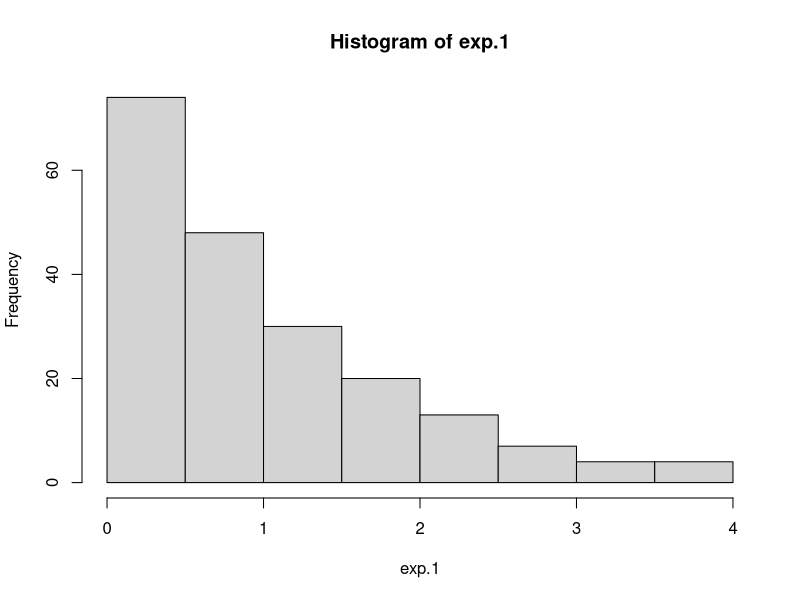
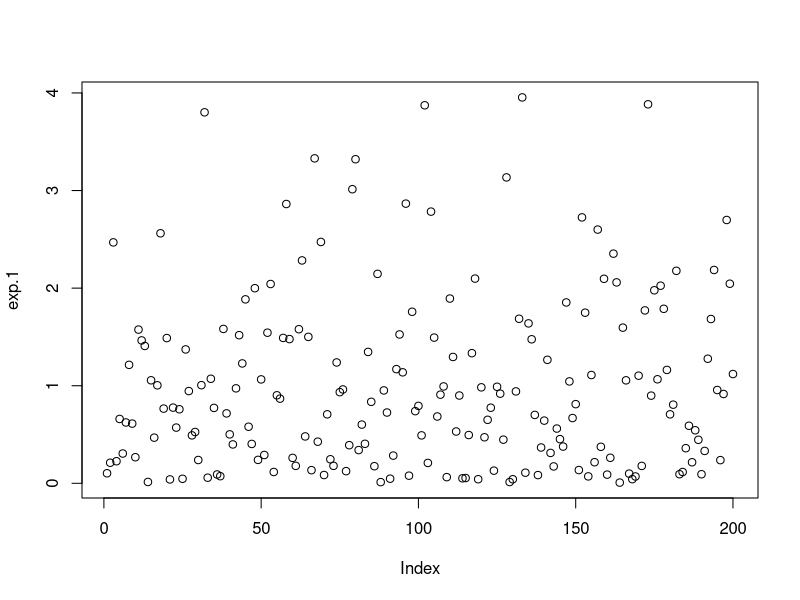
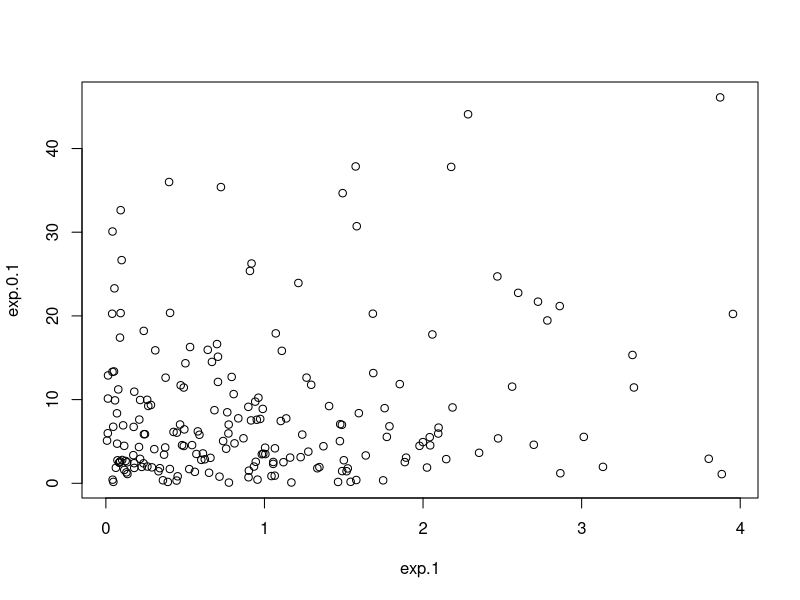
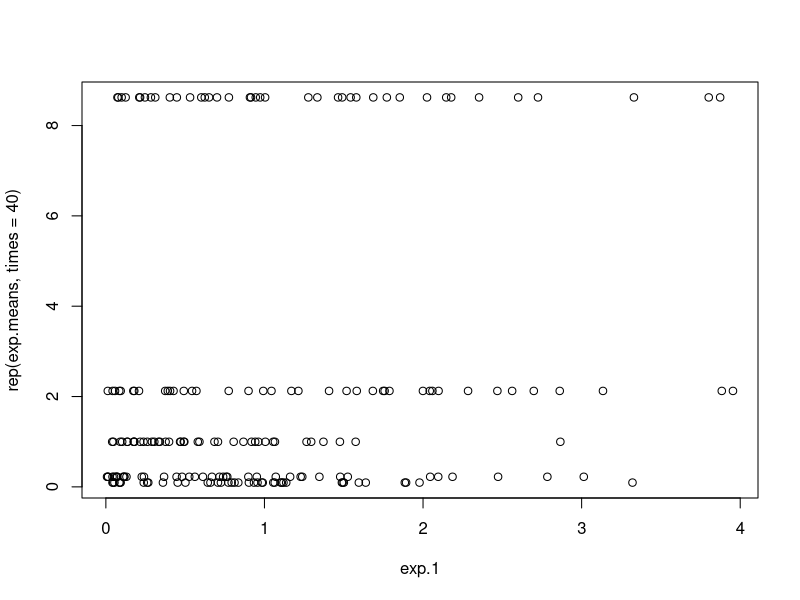
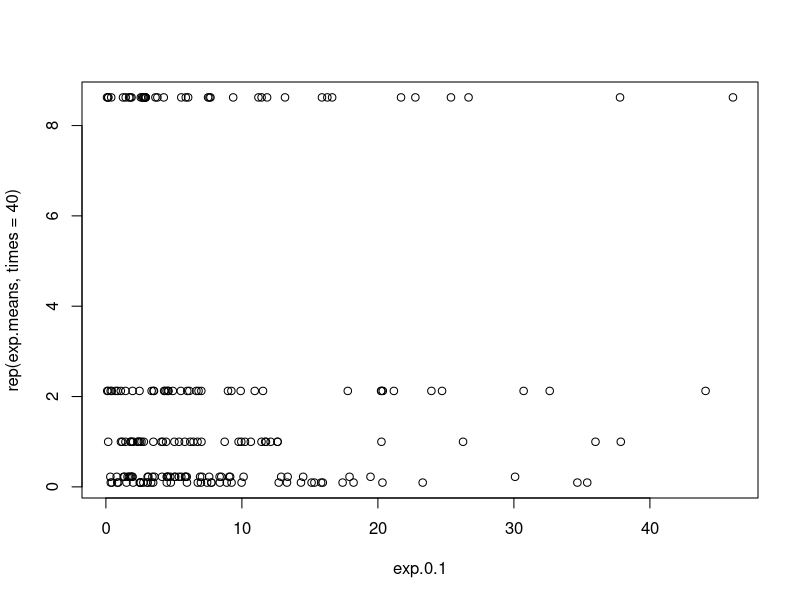
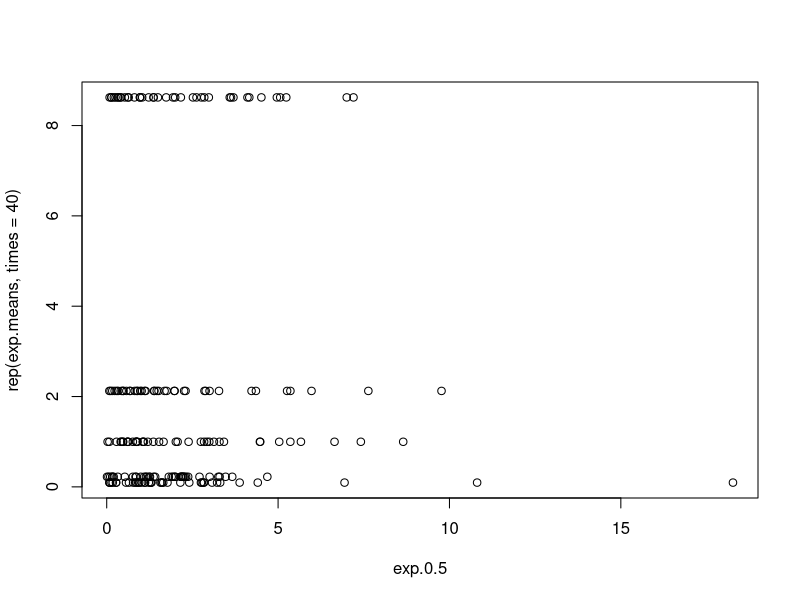
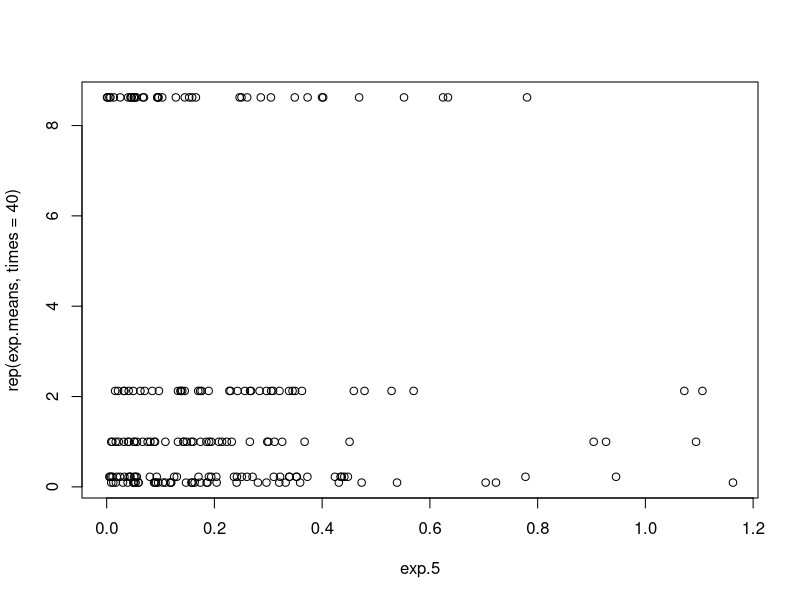
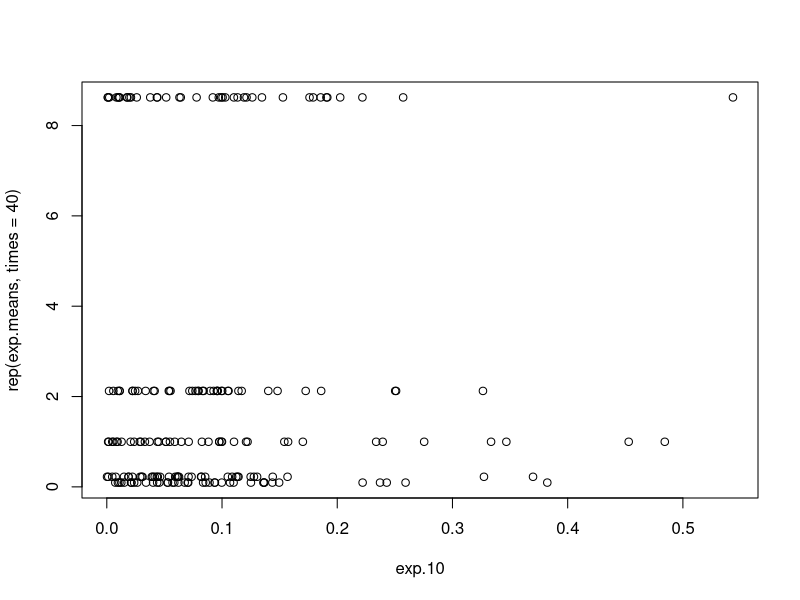

The R script that drew these images, in order:
#' ---
#' author: "Zhenyok Nazedwox"
#' ---

# -------------------------------------------------- Task 1 --------------------------------------------------
# 1
exp.1 = rexp(n = 200)
exp.1.mean = mean(exp.1)
exp.1.sd = sd(exp.1)
# 3.i
hist(exp.1)
# 3.ii
plot(exp.1)

# 2
exp.0.1 = rexp(n = 200, rate = 0.1)
exp.0.1.mean = mean(exp.0.1)
exp.0.1.sd = sd(exp.0.1)
# 3.iii
plot(exp.1, exp.0.1)

# 2
exp.0.5 = rexp(n = 200, rate = 0.5)
exp.0.5.mean = mean(exp.0.5)
exp.0.5.sd = sd(exp.0.5)

# 2
exp.5 = rexp(n = 200, rate = 5)
exp.5.mean = mean(exp.5)
exp.5.sd = sd(exp.5)

# 2
exp.10 = rexp(n = 200, rate = 10)
exp.10.mean = mean(exp.10)
exp.10.sd = sd(exp.10)

# 4
exp.means = c(
  exp.1.mean,
  exp.0.1.mean,
  exp.0.5.mean,
  exp.5.mean,
  exp.10.mean
)
exp.sds = c(
  exp.1.sd,
  exp.0.1.sd,
  exp.0.5.sd,
  exp.5.sd,
  exp.10.sd
  )
# 4.i
plot(exp.1, rep(exp.means, times = 40))
plot(exp.0.1, rep(exp.means, times = 40))
plot(exp.0.5, rep(exp.means, times = 40))
plot(exp.5, rep(exp.means, times = 40))
plot(exp.10, rep(exp.means, times = 40))

# 4.ii
plot(exp.1, rep(exp.sds, times = 40))
plot(exp.0.1, rep(exp.sds, times = 40))
plot(exp.0.5, rep(exp.sds, times = 40))
plot(exp.5, rep(exp.sds, times = 40))
plot(exp.10, rep(exp.sds, times = 40))

# 4.iii
plot(exp.means, exp.sds)

# -------------------------------------------------- Task 2 --------------------------------------------------
huge.exp.1 = rexp(1100000)
huge.exp.1.mean = mean(huge.exp.1)
huge.exp.1.sd = sd(huge.exp.1)

# гистограмма соответсвует гистограмме функции 1-e^(-x)
# так как использовалась функция стандартного
# экспоненциального распределения (lambda = 1)
hist(huge.exp.1)

huge.exp.1.more.1 = huge.exp.1[huge.exp.1 > 1]
huge.exp.1.more.1.mean = mean(huge.exp.1.more.1)

huge.exp.1.mat = matrix(huge.exp.1, nrow = 1100, ncol = 1000)
# гистограмма выглядит так же, как и для вектора
hist(huge.exp.1.mat)

huge.exp.1.mat.col.137.mean = mean(huge.exp.1.mat[,137])

huge.exp.1.col.means = apply(huge.exp.1.mat, 2, mean)
# диаграмма отличается от экспоненциального распределения
# потому что значения из колонок не являются экспоненциальным распределением
hist(huge.exp.1.col.means)

huge.exp.1.squares = huge.exp.1 ^ 2
huge.exp.1.squares.mean = mean(huge.exp.1.squares)
huge.exp.1.squares.sd = sd(huge.exp.1.squares)
# показатели отличаются в соответствии с формулами для математического ожидания
# и стандартного отклонения экспоненциального распределения
huge.exp.1.mean
huge.exp.1.sd
huge.exp.1.squares.mean
huge.exp.1.squares.sd